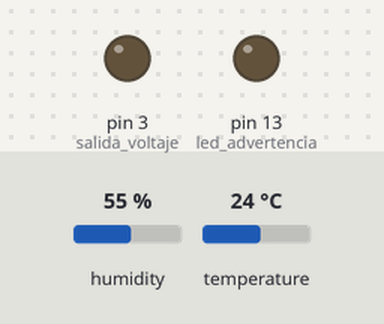
Bench run of a sketch on a simulated Arduino Uno, built with avr-gcc and run on an emulated ATmega328P. Shown: output pins drawn as LEDs (lit = HIGH). Inputs (shaded band) come from the test bench; at power-on: temperature 24 °C, humidity 55 %. What the sketch prints to the serial monitor is not drawn.

Above: at 1.2 s.
1.3 s: temperature set to 29 °C
3.2 s: temperature set to 32 °C
At 5.2 s:
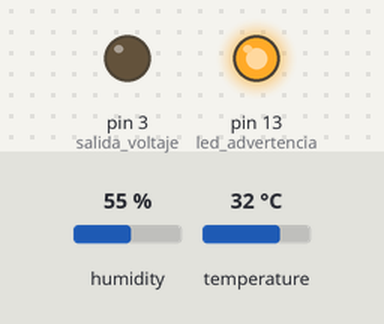
5.5 s: temperature set to 12 °C
At 6.6 s:
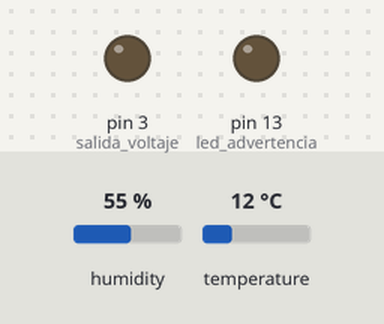
7.5 s: temperature set to 33 °C
At 9.1 s:
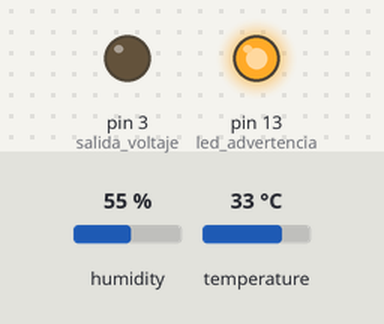
Timing chart, 0 to 10.6 s (numbered marks = the images above; inputs shaded):
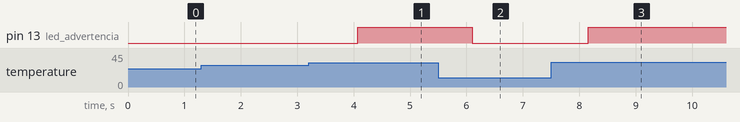

Measured:
- the behaviour switches between 30 and 31 °C on temperature (found by bisection; images 0 and 1)
- after the input at 1.3 s, every drawn part: stays the same
- after the input at 3.2 s, pin 13 (led_advertencia): LOW → HIGH after 0.87 s
- after the input at 5.5 s, pin 13 (led_advertencia): HIGH → LOW after 0.60 s
- after the input at 7.5 s, pin 13 (led_advertencia): LOW → HIGH after 0.66 s

The sketch:

CONTROL_FUZZY_VERSION2.ino
```cpp
//Planta de temperatura con control Fuzzy
//Librerias para sensor de temperatura y interrupcion
#include <DHT.h>
#include <TimerOne.h>

#define DHTYPE DHT11
#define DHTPIN 9

DHT dht(DHTPIN,DHTYPE);

//#define sensor_temp1 A1  //LM35
//#define sensor_temp2 A2 //LM35
//#define sensor_corr A2  //circuito
#define salida_voltaje 3  //pwm a transistor TIP31
#define led_advertencia 13 //led indicador de alta temperatura

//VARIABLES GLOBALES
int cont=0;
float T1,H1=0.0;
float w=0;
float e[2]={0,0};
float u[2]={0,0};
int kU = sizeof(u)/sizeof(float)-1;
int kE = sizeof(e)/sizeof(float)-1;
float universo_e = 70, universo_de = 0.5, universo_u = 2.5;
float der;
float CF_u;
int setPoint;

//tiempo de muestreo
int Ts = 8;

bool interfaz_externa = true;

void Muestreo(void){
   actualizar_datos(u,kU);
   actualizar_datos(e,kE);
   //calculo del error
   e[kE] = w - T1;
   //limitamos el error para que este dentro del universo
   if(e[kE]<-1*universo_e+0.1)
      e[kE]=-1*universo_e+0.1;
   if(e[kE]>universo_e-0.1)
      e[kE]=universo_e-0.1;
   //calculo de la derivada del error
   der=(e[kE]-e[kE-1])/Ts;
   //limitamos la derivada del error para que este dentro del universo
   if(der<-1*universo_de+0.01)
      der=-1*universo_de+0.01;
   if(der>universo_de-0.01)
      der=universo_de-0.01;
   //calculo de la señal de control Fuzzy
   CF_u=control_fuzzy(e[kE],der,universo_e,universo_de,universo_u);
   //integramos la señal de control
   u[kU]=CF_u*4+u[kU-1];  //**************************** AJUSTAR
   //limitamos la señal de salida
   if(u[kU]>=100.0)
      u[kU]=100.0;
   if(u[kU]<=0.0)
      u[kU]=0.0;
   H1 = u[kU];
   //aplicamos la señal de control en el PWM
   analogWrite(salida_voltaje,map(H1,0,100,0,255));
}

void setup(){
  //configuracion de pines de entrada y salida
  dht.begin();
  Timer1.initialize(8000000); //interrupcion cada 8 segundos
  Timer1.attachInterrupt(Muestreo);
  pinMode(led_advertencia,OUTPUT);
  digitalWrite(led_advertencia,LOW);

  //configuracion del puerto serial para transmision y recepcion de datos
  Serial.begin(9600);
  analogWrite(salida_voltaje,0);
}

void loop(){
  String dato,degC;
  int i,ini,fin;
  T1 = dht.readTemperature();
  if(T1>30.0)
    digitalWrite(led_advertencia,HIGH);
  else
    digitalWrite(led_advertencia,LOW);
  //recepcion de datos por puerto serial
  if(Serial.available()){
    dato=Serial.readString();
    for(i=0;i<10;i++){
      if(dato[i]=='S'){
        ini=i+1;
        i=10;
      }
    }
    for(i=ini;i<10;i++){
      if(dato[i]=='$'){
        fin=i;
        i=10;
      }
    }
    degC = dato.substring(ini,fin); //la señal escalon
    w = degC.toDouble();
    //analogWrite(salida_voltaje,map(H1,0,100,0,255));
  }
  if(interfaz_externa){
    Serial.print("I");
    Serial.print(T1);
    Serial.print("F");
    Serial.print("C");
    Serial.print(H1);
    Serial.print("R");
  }
  else{
    Serial.println("temperatura:(C),potencia(%),setPoint");
    Serial.print(T1);
    Serial.print(",");
    Serial.print(H1);
    Serial.print(",");
    Serial.println(w);
  }
  delay(1000);
}

//FUNCIONES Y PROCEDIMIENTOS:
//FUNCION 01: ACTUALIZAR DATOS
void actualizar_datos(float v[], int k){
  int i;
  for(i=1;i<=k;i++){
    v[i-1]=v[i];
  }
}

//FUNCION 02: TIPO MENBRESIA TRAPEZOIDAL
float trapezoidal(float x, float a, float b, float c, float d){
  float y;
  y=max(min(min((x-a)/(b-a),(d-x)/(d-c)),1),0);
  return(y);
}

//FUNCION 03: TIPO MENBRESIA TRIANGULAR
float triangular(float x, float a, float b, float c){
  float y;
  y=max(min((x-a)/(b-a),(c-x)/(c-b)),0);
  return(y);
}

//FUNCION 04: CONTROLADOR FUZZY
float control_fuzzy(float e,float de,float uni_e,float uni_de,float uni_u){
  float eNG,eNP,eZ,ePP,ePG; //valores linguisticos de entrada 01: variable ERROR
  float edNG,edNP,edZ,edPP,edPG; //valores linguisticos de entrada 02: variable derivada de Error
  float uNG=0,uNP=0,uZ=0,uPP=0,uPG=0;//salida parcial
  float vNG,vNP,vZ,vPP,vPG; //valores linguisticos de salida 01: variable Voltaje-PWM

  float universo[3]; //vector de 3 posiciones para rango de variable de salida
  float R[25];  //variable vector para REGLAS DIFUSAS
  float maxU=0; //maximos de todas las salidas

  float sumfx=0,sumUX=0;  //variables auxiliares para calculo de centroide
  float cg; //variable defuzificada

  int i; //variable contador
  float k;

  universo[0]=-1*uni_u;       //limite inferior -2.5
  universo[1]=(uni_u*2)/200;  //saltos de 0.05
  universo[2]=1*uni_u;        //limite superior 2.5

  //01 PROCESO DE FUSIFICACION .........................................................................................................................
  eNG=triangular(e,-1*uni_e,-1*0.66*uni_e,-1*0.33*uni_e);
  eNP=triangular(e,-1*0.66*uni_e,-1*0.33*uni_e,0);
  eZ =triangular(e,-1*0.33*uni_e,0,0.33*uni_e);
  ePP=triangular(e,0,0.33*uni_e,0.66*uni_e);
  ePG=triangular(e,0.33*uni_e,0.66*uni_e,1*uni_e);

  edNG=triangular(de,-1*uni_de,-1*0.66*uni_de,-1*0.33*uni_de);
  edNP=triangular(de,-1*0.66*uni_de,-1*0.33*uni_de,0);
  edZ =triangular(de,-1*0.33*uni_de,0,0.33*uni_de);
  edPP=triangular(de,0,0.33*uni_de,0.66*uni_de);
  edPG=triangular(de,0.33*uni_de,0.66*uni_de,uni_de);

  //02 PROCESO DE INFERENCIA ...........................................................................................................................
  //Reglas difusas
  R[0]=min(eNG,edNG);
  R[1]=min(eNG,edNP);
  R[2]=min(eNG,edZ);
  R[3]=min(eNG,edPP);
  R[4]=min(eNG,edPG);
  R[5]=min(eNP,edNG);
  R[6]=min(eNP,edNP);
  R[7]=min(eNP,edZ);
  R[8]=min(eNP,edPP);
  R[9]=min(eNP,edPG);
  R[10]=min(eZ,edNG);
  R[11]=min(eZ,edNP);
  R[12]=min(eZ,edZ);
  R[13]=min(eZ,edPP);
  R[14]=min(eZ,edPG);
  R[15]=min(ePP,edNG);
  R[16]=min(ePP,edNP);
  R[17]=min(ePP,edZ);
  R[18]=min(ePP,edPP);
  R[19]=min(ePP,edPG);
  R[20]=min(ePG,edNG);
  R[21]=min(ePG,edNP);
  R[22]=min(ePG,edZ);
  R[23]=min(ePG,edPP);
  R[24]=min(ePG,edPG);

  //reglas salida negativo grande
  uNG = max(uNG,R[0]);
  uNG = max(uNG,R[1]);
  uNG = max(uNG,R[2]);
  uNG = max(uNG,R[5]);
  uNG = max(uNG,R[10]);

  //Reglas salida negativo pequeño
  uNP = max(uNP,R[3]);
  uNP = max(uNP,R[6]);
  uNP = max(uNP,R[7]);
  uNP = max(uNP,R[11]);
  uNP = max(uNP,R[15]);

  //Reglas salida cero
  uZ = max(uZ,R[4]);
  uZ = max(uZ,R[8]);
  uZ = max(uZ,R[12]);
  uZ = max(uZ,R[16]);
  uZ = max(uZ,R[21]);

  //Reglas salida positivo pequeño
  uPP = max(uPP,R[9]);
  uPP = max(uPP,R[13]);
  uPP = max(uPP,R[17]);
  uPP = max(uPP,R[18]);
  uPP = max(uPP,R[21]);

  //Reglas salida positivo grande
  uPG = max(uPG,R[14]);
  uPG = max(uPG,R[19]);
  uPG = max(uPG,R[22]);
  uPG = max(uPG,R[23]);
  uPG = max(uPG,R[24]);

  //03 PROCESO DE DEFUSIFICACION metodo-centroide .......................................................................................................
  //salida del sistema difuso
  k=universo[0];  //-5
  while(k<=universo[2]) //5
  {
    vNG=triangular(k,-1*uni_u,-1*0.66*uni_u,-1*0.33*uni_u);
    vNP=triangular(k,-1*0.66*uni_u,-1*0.33*uni_u,0);
    vZ =triangular(k,-1*0.33*uni_u,0,0.33*uni_u);
    vPP=triangular(k,0,0.33*uni_u,0.66*uni_u);
    vPG=triangular(k,0.33*uni_u,0.66*uni_u,uni_u);

    //limitar las salidas con los puntos maximos de agregacion
    if(vNG>=uNG)
      vNG=uNG;
    if(vNP>=uNP)
      vNP=uNP;
    if(vZ>=uZ)
      vZ=uZ;
    if(vPP>=uPP)
      vPP=uPP;
    if(vPG>=uPG)
      vPG=uPG;

    //agrupamos los valores maximos hallados de las 5 funciones de menbresia
    maxU = max(maxU,vNG);
    maxU = max(maxU,vNP);
    maxU = max(maxU,vZ);
    maxU = max(maxU,vPP);
    maxU = max(maxU,vPG);

    //guardamos en el vector Fx
    sumUX = sumUX + maxU*k;
    sumfx = sumfx + maxU;

    k=k+universo[1];
    maxU=0;
  }
  cg=sumUX/sumfx;
  return(cg);
}

void parpadeo(){
  digitalWrite(led_advertencia,HIGH);
  delay(300);
  digitalWrite(led_advertencia,LOW);
  delay(300);
}
```
